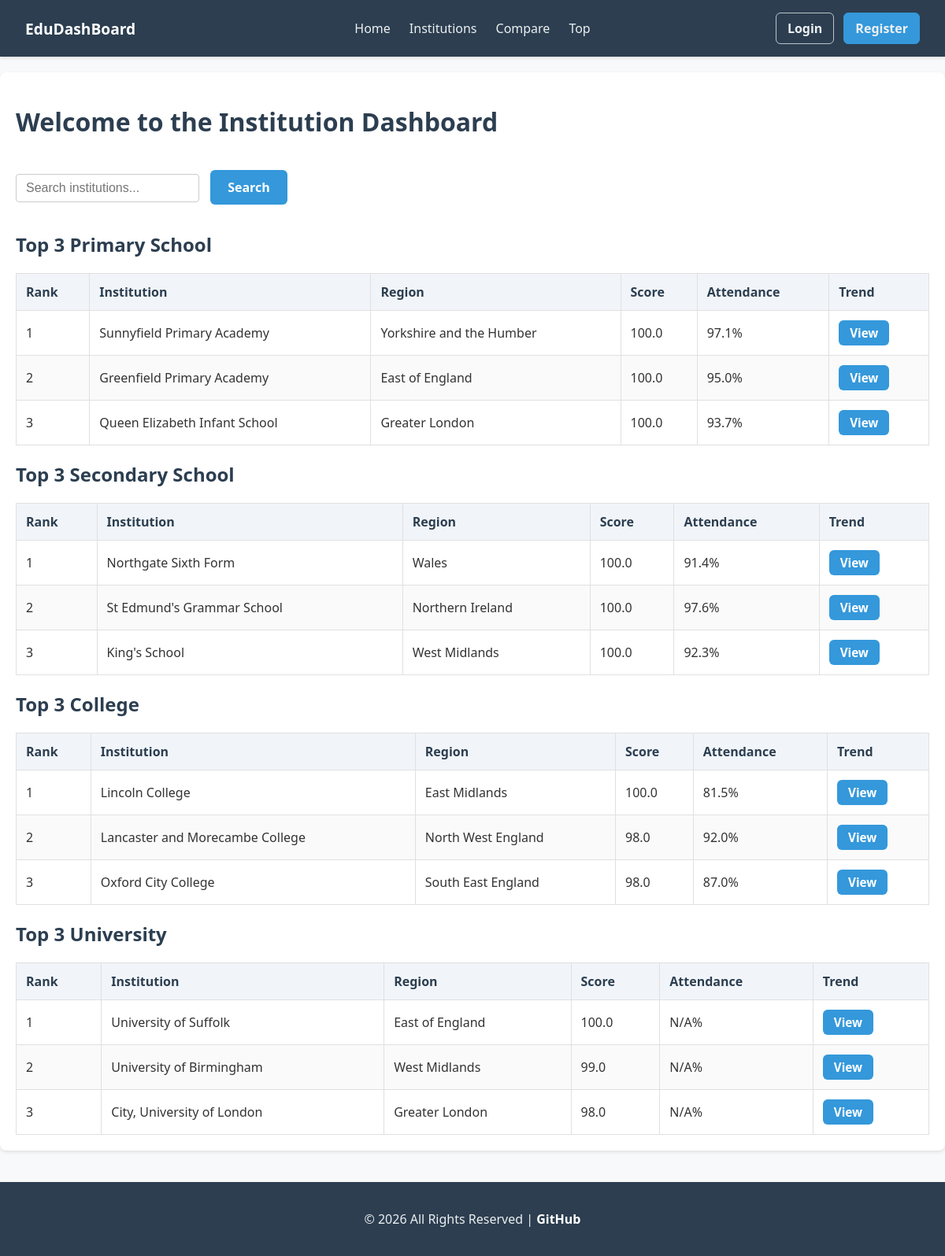
The page / on the database its author committed.
### institutions/models.py (models this page shows, shortened)
class Institution(models.Model):
    CATEGORY_CHOICES = [
        ("Primary School", "Primary School"),
        ("Secondary School", "Secondary School"),
        ("College", "College"),
        ("University", "University"),
    ]
    name = models.CharField(max_length=200)
    category = models.CharField(
        max_length=50,
        choices=CATEGORY_CHOICES
    )
    region = models.ForeignKey(
        Region,
        on_delete=models.CASCADE
    )
    city = models.CharField(
        max_length=100,
        blank=True
    )
    postcode = models.CharField(
        max_length=20,
        blank=True
    )
    founded_year = models.IntegerField(
        null=True,
        blank=True
    )
    class Meta:
        ordering = ["name"]

class Region(models.Model):
    name = models.CharField(max_length=100)
    country = models.CharField(max_length=100, blank=True)
    class Meta:
        ordering = ["name"]

### institutions/views.py (the view)
# urls.py: 2. Add a URL to urlpatterns:  path('', views.home, name='home')
def home(request):
    top_institutions_by_category = []
    for category_value, category_label in Institution.CATEGORY_CHOICES:
        top_institutions = institutions_with_latest_performance(
            Institution.objects.filter(category=category_value)
        ).order_by("-latest_score")[:3]
        top_institutions_by_category.append({
            "category_label": category_label,
            "institutions": top_institutions,
        })
    return render(request, "institutions/home.html", {
        "top_institutions_by_category": top_institutions_by_category
    })

### institutions/views.py (called while the page is built)
def institutions_with_latest_performance(queryset):
    latest_record = PerformanceRecord.objects.filter(
        institution=OuterRef("pk")
    ).order_by("-year")
    return queryset.annotate(
        latest_score=Subquery(
            latest_record.values("overall_score")[:1],
            output_field=FloatField()
        ),
        latest_attendance=Subquery(
            latest_record.values("attendance_rate_pct")[:1],
            output_field=FloatField()
        ),
    )

### institutions/templates/institutions/home.html
{% extends 'institutions/base.html' %}
{% block content %}
    <h1>Welcome to the Institution Dashboard</h1>
    <form
        action="{% url 'institution_list' %}"
        method="GET"
        class="search-form"
    >
        <input
            type="text"
            name="q"
            placeholder="Search institutions..."
            required
        >
        <button type="submit" class="default-btn">
            Search
        </button>
    </form>
    {% for group in top_institutions_by_category %}
        <h2>
            Top 3 {{ group.category_label }}
        </h2>
        <table>
            <thead>
                <tr>
                    <th>Rank</th>
                    <th>Institution</th>
                    <th>Region</th>
                    <th>Score</th>
                    <th>Attendance</th>
                    <th>Trend</th>
                </tr>
            </thead>
            <tbody>
                {% for institution in group.institutions %}
                    <tr>
                        <td>{{ forloop.counter }}</td>
                        <td>{{ institution.name }}</td>
                        <td>{{ institution.region.name }}</td>
                        <td>
                            {{ institution.latest_score|default:"N/A" }}
                        </td>
                        <td>
                            {{ institution.latest_attendance|default:"N/A" }}%
                        </td>
                        <td>
                            <a
                                href="{% url 'institution_detail' institution.id %}"
                                class="table-link"
                            >
                                View
                            </a>
                        </td>
                    </tr>
                {% empty %}
                    <tr>
                        <td colspan="6">
                            No institutions available.
                        </td>
                    </tr>
                {% endfor %}
            </tbody>
        </table>
    {% endfor %}
{% endblock %}

### institutions/static/css/style.css (style rules this page uses)
body { font-family: 'Segoe UI', Tahoma, Geneva, Verdana, sans-serif; margin: 0; padding: 0; background-color: #f8f9fa; color: #333; }
h1, h2, h3 { color: #2c3e50; }
.auth-button, .nav-button, .default-btn, .compare-btn, .back-link, .table-link, .table-button { display: inline-block; border: none; border-radius: 6px; background-color: #3498db; color: white !important; text-decoration: none; font-family: inherit; font-weight: 600; cursor: pointer; transition: background-color 0.25s ease, transform 0.15s ease; }
.default-btn, .compare-btn, .back-link { margin-top: 18px; margin-bottom: 10px; padding: 11px 22px; font-size: 1rem; }
.table-link, .table-button { padding: 6px 14px; font-size: 0.95rem; }
input[type="text"], input[type="password"], input[type="email"], select { box-sizing: border-box; padding: 8px 12px; border: 1px solid #ccc; border-radius: 4px; margin-right: 10px; font-size: 1rem; }
.search-form { margin-bottom: 24px; }
table { width: 100%; margin-top: 20px; border-collapse: collapse; background: white; }
th, td { border: 1px solid #e0e0e0; padding: 12px; text-align: left; }
th { background-color: #f1f5f9; color: #2c3e50; font-weight: 600; }
tr:nth-child(even) { background-color: #fafafa; }

### rows shown on the page
Institution: name "Sunnyfield Primary Academy", region.name "Yorkshire and the Humber", latest_score "100.0", latest_attendance "97.1"
Institution: name "Greenfield Primary Academy", region.name "East of England", latest_score "100.0", latest_attendance "95.0"
Institution: name "Queen Elizabeth Infant School", region.name "Greater London", latest_score "100.0", latest_attendance "93.7"
Institution: name "Northgate Sixth Form", region.name "Wales", latest_score "100.0", latest_attendance "91.4"
Institution: name "St Edmund's Grammar School", region.name "Northern Ireland", latest_score "100.0", latest_attendance "97.6"
Institution: name "King's School", region.name "West Midlands", latest_score "100.0", latest_attendance "92.3"
Institution: name "Lincoln College", region.name "East Midlands", latest_score "100.0", latest_attendance "81.5"
Institution: name "Lancaster and Morecambe College", region.name "North West England", latest_score "98.0", latest_attendance "92.0"
Institution: name "Oxford City College", region.name "South East England", latest_score "98.0", latest_attendance "87.0"
Institution: name "University of Suffolk", region.name "East of England", latest_score "100.0", latest_attendance "N/A"
Institution: name "University of Birmingham", region.name "West Midlands", latest_score "99.0", latest_attendance "N/A"
Institution: name "City, University of London", region.name "Greater London", latest_score "98.0", latest_attendance "N/A"

### other values the page prints
{{ group.category_label }} "Primary School" "Secondary School" "College" "University"
